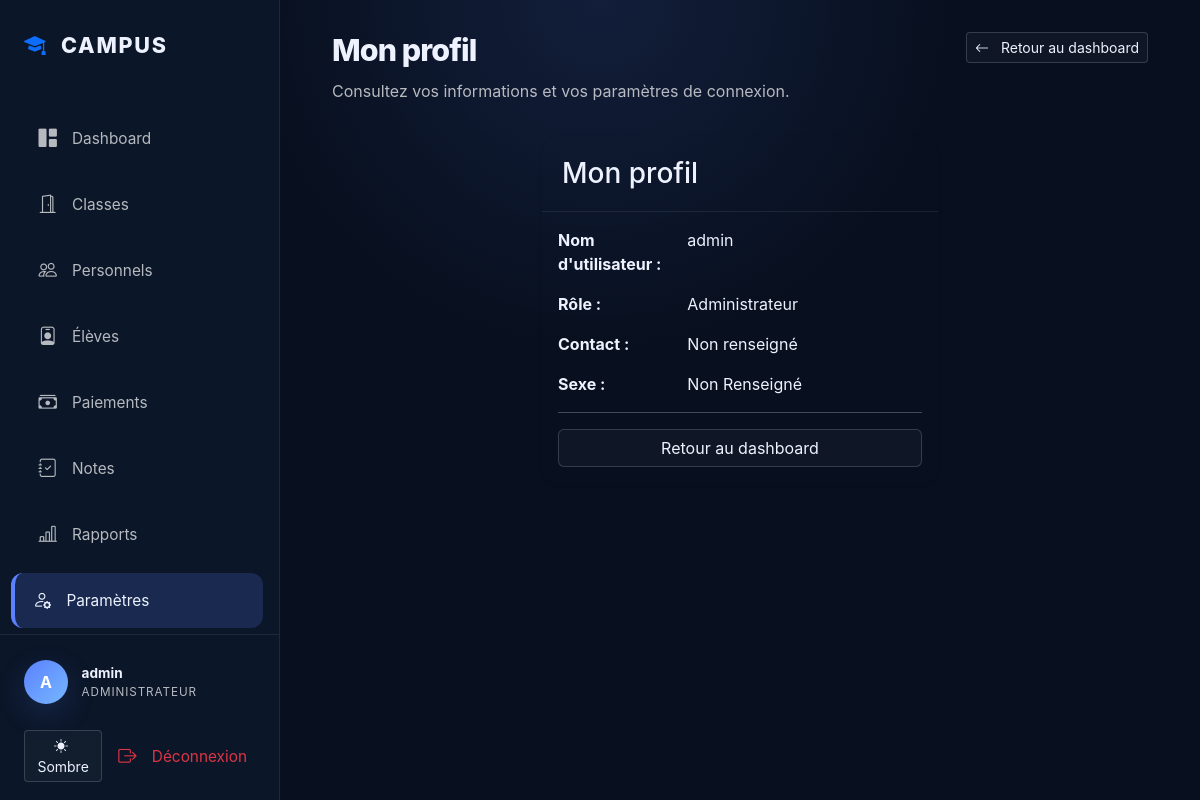
Screenshot of /profile/ (signed in) with the database file from the repository.
### my_app/models.py (models this page shows, shortened)
class Utilisateur(AbstractUser):
    ROLES = [
        ('administrateur', 'Administrateur'),
        ('responsable', 'Responsable'),
    ]
    SEXE = [
        ('homme', 'Homme'),
        ('femme', 'Femme'),
    ]
    role = models.CharField(max_length=20, choices=ROLES, blank=True, null=True)
    sexe = models.CharField(max_length=20, choices=SEXE, blank=True, null=True)
    contact = models.CharField(max_length=20, blank=True, null=True)
    objects = UtilisateurManager()

### my_app/views.py (the view)
# urls.py: path('profile/', profile_view, name='profile'),
@login_required
def profile_view(request):
    return render(request, 'profile.html')

### my_app/templates/profile.html (shortened to what this page needs)
{% extends "base.html" %}
{% block content %}
<div class="page-header mb-4">
    <div>
        <h1>Mon profil</h1>
        <p class="text-muted">Consultez vos informations et vos paramètres de connexion.</p>
    </div>
    <a href="{% if user.role == 'administrateur' %}{% url 'admin_dashboard' %}{% else %}{% url 'responsable_dashboard' %}{% endif %}" class="btn btn-outline-light btn-sm">
        <i class="bi bi-arrow-left me-2"></i> Retour au dashboard
    </a>
</div>
<div class="row justify-content-center">
    <div class="col-md-6">
        <div class="card shadow-sm border-0 mt-2">
            <div class="card-header">
                <h3 class="card-title mb-0">Mon profil</h3>
            </div>
            <div class="card-body">
                <div class="row mb-3">
                    <div class="col-sm-4 fw-bold">Nom d'utilisateur :</div>
                    <div class="col-sm-8">{{ user.username }}</div>
                </div>
                <div class="row mb-3">
                    <div class="col-sm-4 fw-bold">Rôle :</div>
                    <div class="col-sm-8 text-capitalize">{{ user.role }}</div>
                </div>
                <div class="row mb-3">
                    <div class="col-sm-4 fw-bold">Contact :</div>
                    <div class="col-sm-8">{{ user.contact|default:"Non renseigné" }}</div>
                </div>
                <div class="row mb-3">
                    <div class="col-sm-4 fw-bold">Sexe :</div>
                    <div class="col-sm-8 text-capitalize">{{ user.sexe|default:"Non renseigné" }}</div>
                </div>
                <hr>
                <div class="d-grid">
                    <a href="{% if user.role == 'administrateur' %}{% url 'admin_dashboard' %}{% else %}{% url 'responsable_dashboard' %}{% endif %}" class="btn btn-outline-light">Retour au dashboard</a>
                </div>
            </div>
        </div>
    </div>
</div>
{% endblock %}

### my_app/templates/base.html (shortened to what this page needs)
<!DOCTYPE html>
<html lang="fr">
<head>
    <link href="https://cdn.jsdelivr.net/npm/bootstrap@5.3.0/dist/css/bootstrap.min.css" rel="stylesheet">
    <link rel="stylesheet" href="https://cdn.jsdelivr.net/npm/bootstrap-icons@1.11.1/font/bootstrap-icons.css">
</head>
<body>
    <div class="wrapper">
        <nav id="sidebar">
            <div class="sidebar-header">
                <i class="bi bi-mortarboard-fill text-primary"></i>
                Campus
            </div>
            <div class="nav flex-column mt-3">
                {% if user.is_authenticated %}
                    <a href="{% if user.role == 'administrateur' %}{% url 'admin_dashboard' %}{% else %}{% url 'responsable_dashboard' %}{% endif %}" class="nav-link ">
                        <i class="bi bi-grid-1x2-fill"></i> Dashboard
                    </a>
                    {% if user.role == 'administrateur' %}
                        <a href="{% url 'liste_classes' %}" class="nav-link {% if 'classe' in request.path %}active{% endif %}">
                            <i class="bi bi-door-open"></i> Classes
                        </a>
                        <a href="{% url 'liste_responsables' %}" class="nav-link {% if 'responsables' in request.path %}active{% endif %}">
                            <i class="bi bi-people"></i> Personnels
                        </a>
                    {% endif %}
                    <a href="{% url 'liste_eleves' %}" class="nav-link {% if 'eleve' in request.path %}active{% endif %}">
                        <i class="bi bi-person-badge"></i> Élèves
                    </a>
                    <a href="{% url 'liste_paiements' %}" class="nav-link {% if 'paiement' in request.path %}active{% endif %}">
                        <i class="bi bi-cash-stack"></i> Paiements
                    </a>
                    <a href="{% url 'liste_notes' %}" class="nav-link {% if 'note' in request.path %}active{% endif %}">
                        <i class="bi bi-journal-check"></i> Notes
                    </a>
                    {% if user.role == 'administrateur' %}
                        <a href="{% url 'rapports' %}" class="nav-link {% if 'rapports' in request.path %}active{% endif %}">
                            <i class="bi bi-bar-chart-line"></i> Rapports
                        </a>
                    {% endif %}
                    <a href="{% url 'profile' %}" class="nav-link {% if 'profile' in request.path %}active{% endif %}">
                        <i class="bi bi-person-gear"></i> Paramètres
                    </a>
                {% else %}
                    <a href="{% url 'login' %}" class="nav-link">
                        <i class="bi bi-box-arrow-in-right"></i> Connexion
                    </a>
                {% endif %}
            </div>
            <div class="sidebar-footer">
                {% if user.is_authenticated %}
                    <div class="user-profile mb-3">
                        <div class="user-avatar">
                            {{ user.username|first|upper }}
                        </div>
                        <div class="user-info">
                            <span class="name">{{ user.get_full_name|default:user.username }}</span>
                            <span class="role">{{ user.role|upper }}</span>
                        </div>
                    </div>
                    <div class="d-flex gap-2 mb-2">
                        <button id="themeToggle" class="btn btn-sm btn-outline-light" title="Basculer thème">
                        </button>
                        <a href="{% url 'logout' %}" class="nav-link text-danger m-0 p-2">
                            <i class="bi bi-box-arrow-right"></i> Déconnexion
                        </a>
                    </div>
                {% endif %}
            </div>
        </nav>
        <main class="main-content">
            <div class="container-fluid">
                {% block content %}{% endblock %}
            </div>
        </main>
    </div>
</body>
</html>

### my_app/templates/base.html (style rules this page uses)
:root { --bg-color: #08101f; --surface: #102039; --card-bg: #15203a; --sidebar-bg: #0b1628; --accent-color: #5b81ff; --accent-soft: rgba(91, 129, 255, 0.18); --text-main: #eef2ff; --text-muted: rgba(255,255,255,0.70); --text-muted-weak: rgba(255,255,255,0.48); --border-color: rgba(255, 255, 255, 0.08); }
* { box-sizing: border-box; }
body { background: radial-gradient(circle at top, rgba(91, 129, 255, 0.12), transparent 35%), var(--bg-color); color: var(--text-main); font-family: 'Inter', system-ui, -apple-system, BlinkMacSystemFont, sans-serif; margin: 0; min-height: 100vh; overflow-x: hidden; }
.wrapper { display: flex; min-height: 100vh; }
#sidebar { width: 280px; background-color: var(--sidebar-bg); border-right: 1px solid var(--border-color); display: flex; flex-direction: column; position: fixed; height: 100vh; z-index: 1000; padding-bottom: 1.5rem; }
.main-content { flex: 1; margin-left: 280px; padding: 2rem 2.5rem; min-height: 100vh; }
.sidebar-header { padding: 1.8rem 1.5rem; font-weight: 800; font-size: 1.35rem; color: var(--text-main); display: flex; align-items: center; gap: 0.85rem; text-transform: uppercase; letter-spacing: 0.08em; }
.nav-link { color: var(--text-muted); padding: 0.85rem 1.4rem; display: flex; align-items: center; gap: 0.95rem; transition: all 0.2s ease; border-radius: 12px; margin: 0.35rem 1rem; font-size: 0.96rem; }
.nav-link.active { color: var(--text-main); background-color: var(--accent-soft); border-left: 4px solid var(--accent-color); margin-left: 0.7rem; padding-left: 1.1rem; }
.nav-link i { font-size: 1.15rem; }
.sidebar-footer { margin-top: auto; padding: 1rem 1.5rem; border-top: 1px solid var(--border-color); }
.user-profile { display: flex; align-items: center; gap: 0.85rem; padding: 0.6rem 0; }
.user-avatar { width: 44px; height: 44px; background: linear-gradient(135deg, #5b81ff 0%, #76b7ff 100%); border-radius: 50%; display: inline-flex; align-items: center; justify-content: center; font-weight: 700; color: #fff; box-shadow: 0 10px 30px rgba(91,129,255,0.18); }
.user-info { font-size: 0.85rem; }
.user-info .name { display: block; font-weight: 700; }
.user-info .role { display: block; color: var(--text-muted); font-size: 0.73rem; text-transform: uppercase; letter-spacing: 0.08em; }
.card { background-color: var(--card-bg); border: 1px solid rgba(255,255,255,0.08); border-radius: 1rem; color: var(--text-main); box-shadow: 0 18px 45px rgba(0, 0, 0, 0.15); }
.card-header { border-bottom: 1px solid rgba(255,255,255,0.08); background: transparent; padding: 1.25rem; }
.page-header { display: flex; justify-content: space-between; align-items: flex-start; gap: 1rem; margin-bottom: 1.75rem; }
.page-header h1 { margin: 0; font-size: clamp(1.9rem, 2.3vw, 2.7rem); font-weight: 800; letter-spacing: -0.03em; }
.page-header p { margin: 0.6rem 0 0; color: var(--text-muted); max-width: 52rem; line-height: 1.7; }
.text-muted { color: var(--text-muted) !important; }
.card, .card-body { background: transparent; }
.card.shadow, .card.shadow-sm { box-shadow: 0 18px 45px rgba(0,0,0,0.12); }
.btn-outline-light { color: var(--text-main); border-color: rgba(255,255,255,0.16); background: rgba(255,255,255,0.03); }

### rows the page displays
Utilisateur: username|first "A", get_full_name "admin", role "ADMINISTRATEUR", username "admin", role "Administrateur", contact "Non renseigné", sexe "Non Renseigné"
